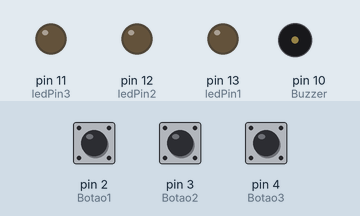
A sketch run on a simulated Arduino Uno, built with avr-gcc and run on an emulated ATmega328P. Parts: output pins drawn as LEDs (lit = HIGH), buzzer (waves = sounding). The test bench sets the inputs (shaded band); at power-on: pin 2 (Botao1) LOW, pin 3 (Botao2) LOW, pin 4 (Botao3) LOW.

Above: at 1.2 s.
1.3 s: pin 2 (Botao1) pulled HIGH for 0.15 s
At 1.37 s:
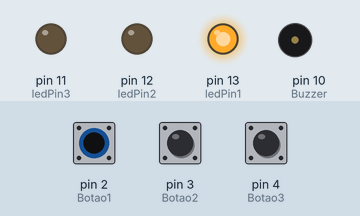
2.9 s: pin 3 (Botao2) pulled HIGH for 0.15 s
At 2.97 s:
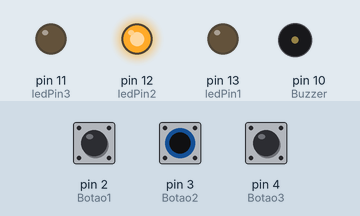
4.5 s: pin 4 (Botao3) pulled HIGH for 0.15 s
At 4.57 s:
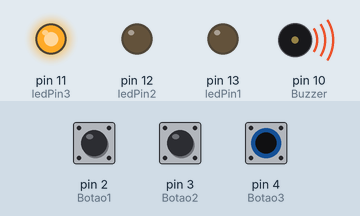
6.1 s: pin 4 (Botao3) pulled HIGH for 3.2 s
At 10.5 s:
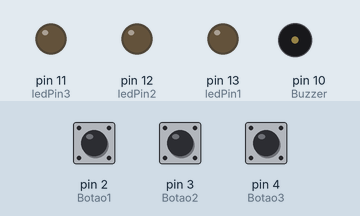
10.8 s: pin 2 (Botao1) pulled HIGH for 3.2 s
At 11.6 s:
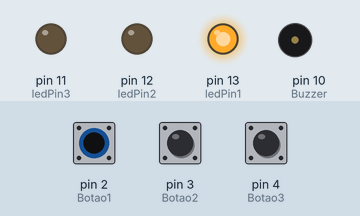
15.5 s: pin 2 (Botao1) driven HIGH and pin 3 (Botao2) driven HIGH
At 16.4 s:
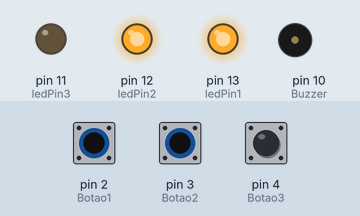
Timing chart, 0 to 19.5 s (numbered marks = the images above; inputs shaded):
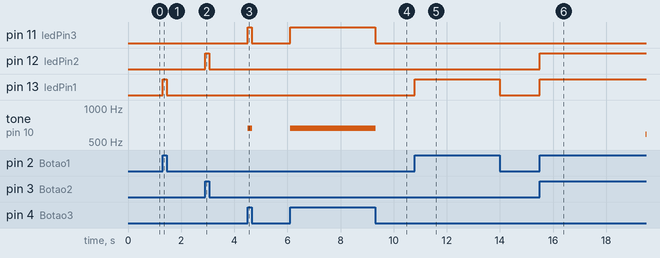

The sketch:

Prj3ChavesLiga3LedsComBuzzerTone.ino
```cpp
const int ledPin1 = 13;
const int ledPin2 = 12;
const int ledPin3 = 11;
const int Buzzer = 10;
const int Botao1 = 2;
const int Botao2 = 3;
const int Botao3 = 4;
int EstadoBotao1 = 0;
int EstadoBotao2 = 0;
int EstadoBotao3 = 0;
void setup(){
pinMode(ledPin1, OUTPUT);
pinMode(Botao1, INPUT);
pinMode(ledPin2, OUTPUT);
pinMode(Botao2, INPUT);
pinMode(ledPin3, OUTPUT);
pinMode(Botao3, INPUT);
pinMode(Buzzer, OUTPUT);
}

void loop(){
EstadoBotao1 = digitalRead(Botao1);
EstadoBotao2 = digitalRead(Botao2);
EstadoBotao3 = digitalRead(Botao3);
if (EstadoBotao1 == HIGH){
digitalWrite(ledPin1, HIGH);
tone(Buzzer, 523.25); //dó
}
else{
digitalWrite(ledPin1, LOW);
noTone(Buzzer);
}
if (EstadoBotao2 == HIGH){
digitalWrite(ledPin2, HIGH);
tone(Buzzer, 587.33); //ré
}
else{
digitalWrite(ledPin2, LOW);
noTone(Buzzer);
}
if (EstadoBotao3 == HIGH){
digitalWrite(ledPin3, HIGH);
tone(Buzzer, 659.26); //mi
}
else{
digitalWrite(ledPin3, LOW);
noTone(Buzzer);
}
}
```

Measured:
- after the input at 1.3 s, pin 13 (ledPin1): LOW → HIGH at once, → LOW 0.15 s later
- after the input at 2.9 s, pin 12 (ledPin2): LOW → HIGH at once, → LOW 0.15 s later
- after the input at 4.5 s, pin 11 (ledPin3): LOW → HIGH at once, → LOW 0.15 s later; tone on pin 10 (Buzzer): silent → 659 Hz at once, → silent 0.15 s later
- after the input at 6.1 s, pin 11 (ledPin3): LOW → HIGH at once, → LOW 3.2 s later; tone on pin 10 (Buzzer): silent → 659 Hz at once, → silent 3.2 s later
- after the input at 10.8 s, pin 13 (ledPin1): LOW → HIGH at once, → LOW 3.2 s later
- after the input at 15.5 s, pin 12 (ledPin2), pin 13 (ledPin1): LOW → HIGH at once; tone on pin 10 (Buzzer): silent → 587 Hz after 4.0 s
